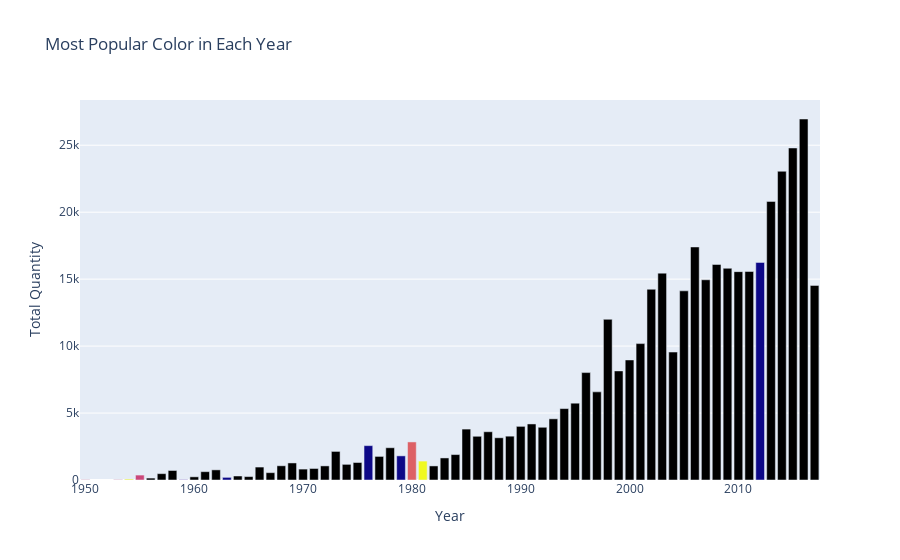

The notebook cell saved with this chart:
### Code cell
most_popular_colors = df.groupby(['year', 'color_name'])['quantity'].sum().reset_index()
most_popular_colors = most_popular_colors.loc[most_popular_colors.groupby('year')['quantity'].idxmax()]
most_popular_colors = pd.merge(most_popular_colors, colors_df, left_on='color_name', right_on='color_name')

most_popular_colors['quantity'] = pd.to_numeric(most_popular_colors['quantity'])
most_popular_colors['rgb_tuple'] = most_popular_colors['rgb'].apply(lambda x: hex2color('#' + x))

fig = px.bar(most_popular_colors, x='year', y='quantity', color='color_name',
             labels={'quantity': 'Total Quantity', 'color_name': 'Color'},
             title='Most Popular Color in Each Year',
             hover_data=['color_name', 'quantity', 'year'],
             color_discrete_map=dict(zip(most_popular_colors['color_name'], most_popular_colors['rgb_tuple'])))
fig.update_layout(showlegend=False)

fig.update_layout(xaxis_title='Year', yaxis_title='Total Quantity')

fig.show()

### Figure 1 — Plotly figure (JSON) as saved in the notebook; plotly's stock layout.template omitted (floating-point values rounded to 4 significant figures)
{"data": [{"alignmentgroup": "True", "customdata": [["White"], ["White"], ["White"], ["White"], ["White"], ["White"], ["White"], ["White"], ["White"], ["White"], ["White"]], "hovertemplate": "Color=%{customdata[0]}<br>year=%{x}<br>Total Quantity=%{y}<extra></extra>", "legendgroup": "White", "marker": {"color": [1, 1, 1], "pattern": {"shape": ""}}, "name": "White", "offsetgroup": "White", "orientation": "v", "showlegend": true, "textposition": "auto", "type": "bar", "x": [1950, 1953, 1955, 1956, 1957, 1958, 1960, 1961, 1962, 1965, 1966], "xaxis": "x", "y": [23, 23, 368, 143, 474, 711, 237, 622, 757, 255, 966], "yaxis": "y"}, {"alignmentgroup": "True", "customdata": [["Red"], ["Red"], ["Red"], ["Red"], ["Red"], ["Red"], ["Red"], ["Red"], ["Red"], ["Red"], ["Red"], ["Red"], ["Red"], ["Red"], ["Red"]], "hovertemplate": "Color=%{customdata[0]}<br>year=%{x}<br>Total Quantity=%{y}<extra></extra>", "legendgroup": "Red", "marker": {"color": [0.7882, 0.102, 0.03529], "pattern": {"shape": ""}}, "name": "Red", "offsetgroup": "Red", "orientation": "v", "showlegend": true, "textposition": "auto", "type": "bar", "x": [1954, 1959, 1963, 1964, 1967, 1968, 1969, 1970, 1971, 1972, 1973, 1974, 1975, 1977, 1978], "xaxis": "x", "y": [69, 27, 197, 298, 548, 1062, 1273, 815, 860, 1053, 2134, 1169, 1307, 1762, 2409], "yaxis": "y"}, {"alignmentgroup": "True", "customdata": [["Black"], ["Black"], ["Black"], ["Black"], ["Black"], ["Black"], ["Black"], ["Black"], ["Black"], ["Black"], ["Black"], ["Black"], ["Black"], ["Black"], ["Black"], ["Black"], ["Black"], ["Black"], ["Black"], ["Black"], ["Black"], ["Black"], ["Black"], ["Black"], ["Black"], ["Black"], ["Black"], ["Black"], ["Black"], ["Black"], ["Black"], ["Black"], ["Black"], ["Black"], ["Black"], ["Black"], ["Black"], ["Black"]], "hovertemplate": "Color=%{customdata[0]}<br>year=%{x}<br>Total Quantity=%{y}<extra></extra>", "legendgroup": "Black", "marker": {"color": [0.01961, 0.07451, 0.1137], "pattern": {"shape": ""}}, "name": "Black", "offsetgroup": "Black", "orientation": "v", "showlegend": true, "textposition": "auto", "type": "bar", "x": [1976, 1980, 1981, 1982, 1983, 1984, 1985, 1986, 1987, 1988, 1989, 1990, 1991, 1992, 1993, 1994, 1995, 1996, 1997, 1998, 1999, 2000, 2001, 2002, 2003, 2004, 2005, 2006, 2007, 2008, 2009, 2010, 2011, 2013, 2014, 2015, 2016, 2017], "xaxis": "x", "y": [2567, 2843, 1413, 1051, 1647, 1899, 3802, 3265, 3604, 3154, 3273, 4006, 4185, 3938, 4568, 5333, 5735, 8022, 6582, 12000, 8146, 8965, 10186, 14245, 15449, 9555, 14127, 17403, 14953, 16098, 15811, 15560, 15572, 20807, 23056, 24795, 26959, 14533], "yaxis": "y"}, {"alignmentgroup": "True", "customdata": [["Light Gray"]], "hovertemplate": "Color=%{customdata[0]}<br>year=%{x}<br>Total Quantity=%{y}<extra></extra>", "legendgroup": "Light Gray", "marker": {"color": [0.6078, 0.6314, 0.6157], "pattern": {"shape": ""}}, "name": "Light Gray", "offsetgroup": "Light Gray", "orientation": "v", "showlegend": true, "textposition": "auto", "type": "bar", "x": [1979], "xaxis": "x", "y": [1803], "yaxis": "y"}, {"alignmentgroup": "True", "customdata": [["Light Bluish Gray"]], "hovertemplate": "Color=%{customdata[0]}<br>year=%{x}<br>Total Quantity=%{y}<extra></extra>", "legendgroup": "Light Bluish Gray", "marker": {"color": [0.6275, 0.6471, 0.6627], "pattern": {"shape": ""}}, "name": "Light Bluish Gray", "offsetgroup": "Light Bluish Gray", "orientation": "v", "showlegend": true, "textposition": "auto", "type": "bar", "x": [2012], "xaxis": "x", "y": [16249], "yaxis": "y"}], "layout": {"barmode": "relative", "legend": {"title": {"text": "Color"}, "tracegroupgap": 0}, "showlegend": false, "title": {"text": "Most Popular Color in Each Year"}, "xaxis": {"anchor": "y", "domain": [0, 1], "title": {"text": "Year"}}, "yaxis": {"anchor": "x", "domain": [0, 1], "title": {"text": "Total Quantity"}}}}
